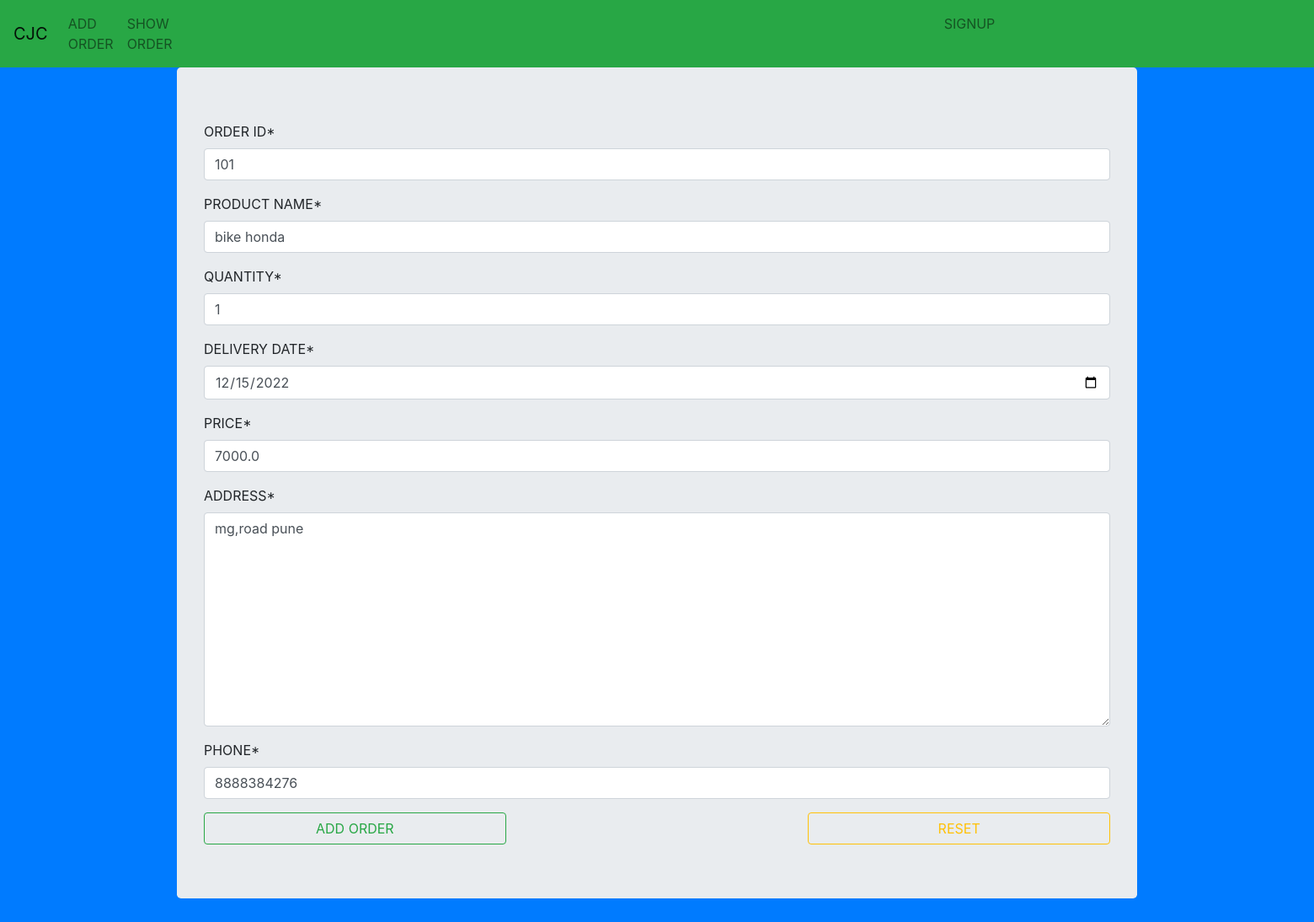
Page /a1/up/1/ on the committed database.
### app1/models.py (models this page shows)
class Order(models.Model):
    oid = models.IntegerField()
    product_name = models.CharField(max_length=100)
    quantity = models.IntegerField()
    del_date = models.DateField()
    price = models.FloatField()
    address = models.CharField(max_length=200)
    phone = models.CharField(max_length=12)

### app1/views.py (the view)
# urls.py: path('up/<int:pk>/', views.update_view, name='update_url'),
def update_view(request, pk):
    obj = Order.objects.get(id = pk)
    form = OrderForm(instance=obj)
    if request.method == 'POST':
        form = OrderForm(request.POST, instance=obj)
        if form.is_valid():
            form.save()
            return redirect('show_url')
    template_name = 'app1/student.html'
    context = {'form': form}
    return render(request, template_name, context)

### app1/forms.py
class OrderForm(forms.ModelForm):
    class Meta:
        model = Order
        fields = '__all__'
        labels = {
            'oid': 'ORDER ID',
            'product_name': 'PRODUCT NAME',
            'quantity': 'QUANTITY',
            'del_date': 'DELIVERY DATE',
            'price': 'PRICE',
            'date': 'DATE',
            'address': 'ADDRESS',
            'phone': 'PHONE'
        }
        widgets = {
            'address': forms.Textarea(),
            'del_date': forms.DateInput(
                attrs={
                    'type': 'date'
                }
            )
        }

### templates/app1/student.html (shortened to what this page needs)
{% extends 'layout.html' %}
{% load crispy_forms_tags %}
{% block content %}
<div class="jumbotron container">
    <form method="post">
        {{form|crispy}}
        <input type="submit" value="ADD ORDER" class="btn btn-outline-success col-4">
        <input type="reset" value="RESET" class="float-right btn btn-outline-warning col-4">
    </form>
</div>
{% endblock %}

### rows in the picture
Order: oid "101", product_name "bike honda", quantity "1", del_date "12/15/2022", price "7000.0", address "mg,road pune", phone "8888384276"
